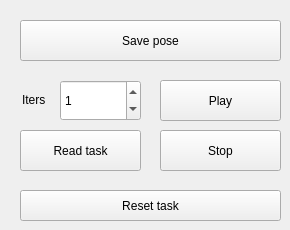
    <widget class="QWidget" name="Task_constructor">
     <attribute name="title">
      <string>Task constructor</string>
     </attribute>
     <widget class="QPushButton" name="btn_save_pose">
      <property name="geometry">
       <rect>
        <x>20</x>
        <y>20</y>
        <width>261</width>
        <height>41</height>
       </rect>
      </property>
      <property name="text">
       <string>Save pose</string>
      </property>
     </widget>
     <widget class="QPushButton" name="btn_play">
      <property name="geometry">
       <rect>
        <x>160</x>
        <y>80</y>
        <width>121</width>
        <height>41</height>
       </rect>
      </property>
      <property name="text">
       <string>Play</string>
      </property>
     </widget>
     <widget class="QPushButton" name="btn_reset_task">
      <property name="geometry">
       <rect>
        <x>20</x>
        <y>190</y>
        <width>261</width>
        <height>31</height>
       </rect>
      </property>
      <property name="text">
       <string>Reset task</string>
      </property>
     </widget>
     <widget class="QSpinBox" name="txt_rap">
      <property name="geometry">
       <rect>
        <x>60</x>
        <y>80</y>
        <width>81</width>
        <height>41</height>
       </rect>
      </property>
      <property name="maximum">
       <number>999</number>
      </property>
      <property name="value">
       <number>1</number>
      </property>
     </widget>
     <widget class="QLabel" name="label">
      <property name="geometry">
       <rect>
        <x>22</x>
        <y>92</y>
        <width>58</width>
        <height>16</height>
       </rect>
      </property>
      <property name="text">
       <string>Iters</string>
      </property>
     </widget>
     <widget class="QPushButton" name="btn_stop">
      <property name="geometry">
       <rect>
        <x>160</x>
        <y>130</y>
        <width>121</width>
        <height>41</height>
       </rect>
      </property>
      <property name="text">
       <string>Stop</string>
      </property>
     </widget>
     <widget class="QPushButton" name="btn_read_task">
      <property name="geometry">
       <rect>
        <x>20</x>
        <y>130</y>
        <width>121</width>
        <height>41</height>
       </rect>
      </property>
      <property name="text">
       <string>Read task</string>
      </property>
     </widget>
    </widget>
